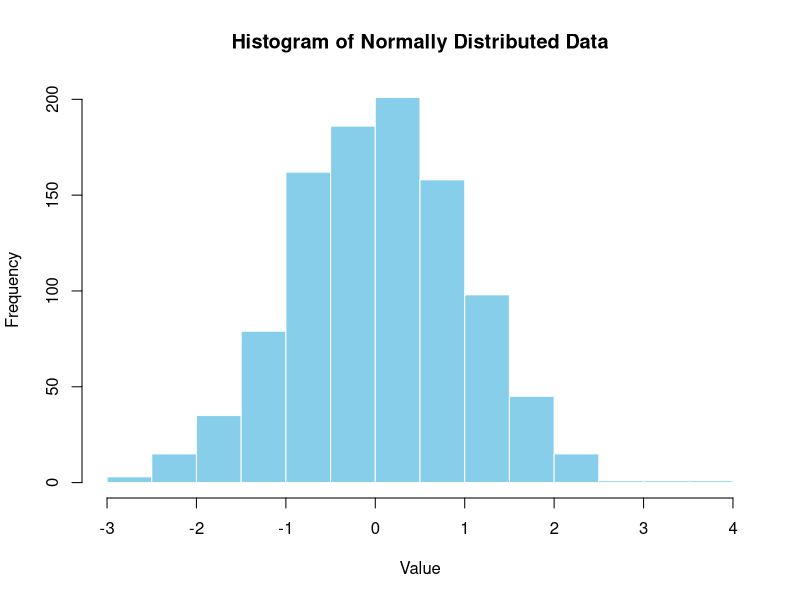

R code for this plot:
## ---- chunk 1
x <- rnorm(1000)
hist(x, main = "Histogram of Normally Distributed Data", xlab = "Value", ylab = "Frequency", col = "skyblue", border = "white")

